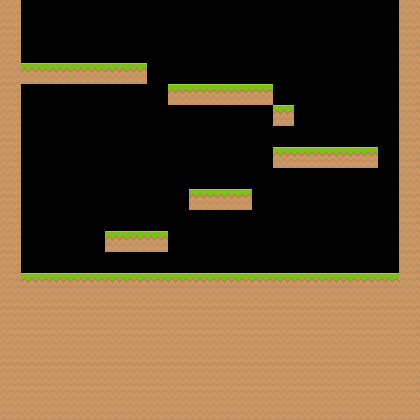

This is a level from a 2D game, rendered from its Tiled map with the project's own tilesets. A one-line summary and the map file follow, with tile-layer data summarised:
An orthogonal 20x20 tile map with 21x21 px tiles, 1 tile layer (collision), 2 hidden layers not drawn and 8 objects.

<map version="1.0" orientation="orthogonal" renderorder="right-down" width="20" height="20" tilewidth="21" tileheight="21" nextobjectid="14">
 <tileset firstgid="1" name="spritesheet" tilewidth="21" tileheight="21" spacing="2">
  <image source="../images/spritesheet.png" width="692" height="692" />
  <tile id="20">
   <properties>
    <property name="Class" value="Player" />
   </properties>
  </tile>
  <tile id="170">
   <properties>
    <property name="Class" value="GroundEnemy" />
    <property name="sheet" value="blue-alien" />
   </properties>
  </tile>
  <tile id="234">
   <properties>
    <property name="Class" value="VerticalEnemy" />
    <property name="sheet" value="gray-alien" />
   </properties>
  </tile>
 </tileset>
 <layer name="background1" width="20" height="20" visible="0">
  <properties>
   <property name="boundingBox" value="true" />
   <property name="type" value="0" />
  </properties>
  <data>[400 cells, 400 non-empty, 1 distinct tile ids]</data>
 </layer>
 <layer name="background2" width="20" height="20" visible="0">
  <properties>
   <property name="type" value="0" />
  </properties>
  <data>[400 cells, 5 non-empty, 1 distinct tile ids]</data>
 </layer>
 <layer name="collision" width="20" height="20">
  <properties>
   <property name="collision" value="true" />
  </properties>
  <data>[400 cells, 189 non-empty, 2 distinct tile ids]</data>
 </layer>
 <objectgroup name="Object Layer 1">
  <object id="1" gid="21" x="186" y="175" />
  <object id="2" gid="171" x="50" y="47" />
  <object id="3" gid="171" x="133" y="212" />
  <object id="4" gid="171" x="346" y="265" />
  <object id="7" gid="171" x="268" y="255" />
  <object id="11" gid="235" x="35" y="192" />
  <object id="12" gid="235" x="107" y="171" />
  <object id="13" gid="235" x="335" y="93" />
 </objectgroup>
</map>
